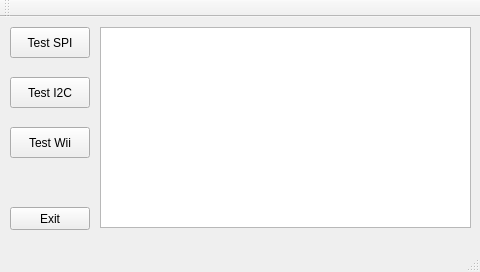
<?xml version="1.0" encoding="UTF-8"?>
<ui version="4.0">
 <class>MainWindow</class>
 <widget class="QMainWindow" name="MainWindow">
  <property name="geometry">
   <rect>
    <x>0</x>
    <y>0</y>
    <width>480</width>
    <height>272</height>
   </rect>
  </property>
  <property name="mouseTracking">
   <bool>false</bool>
  </property>
  <property name="windowTitle">
   <string>System Tester</string>
  </property>
  <widget class="QWidget" name="centralWidget">
   <widget class="QPushButton" name="SPITestBut">
    <property name="geometry">
     <rect>
      <x>10</x>
      <y>10</y>
      <width>80</width>
      <height>31</height>
     </rect>
    </property>
    <property name="text">
     <string>Test SPI</string>
    </property>
   </widget>
   <widget class="QPushButton" name="I2CTestBut">
    <property name="geometry">
     <rect>
      <x>10</x>
      <y>60</y>
      <width>80</width>
      <height>31</height>
     </rect>
    </property>
    <property name="text">
     <string>Test I2C</string>
    </property>
   </widget>
   <widget class="QPushButton" name="WiiTestBut">
    <property name="geometry">
     <rect>
      <x>10</x>
      <y>110</y>
      <width>80</width>
      <height>31</height>
     </rect>
    </property>
    <property name="text">
     <string>Test Wii</string>
    </property>
   </widget>
   <widget class="QTextBrowser" name="systemText">
    <property name="geometry">
     <rect>
      <x>100</x>
      <y>10</y>
      <width>371</width>
      <height>201</height>
     </rect>
    </property>
   </widget>
   <widget class="QPushButton" name="ExitBut">
    <property name="geometry">
     <rect>
      <x>10</x>
      <y>190</y>
      <width>80</width>
      <height>23</height>
     </rect>
    </property>
    <property name="text">
     <string>Exit</string>
    </property>
   </widget>
  </widget>
  <widget class="QMenuBar" name="menuBar">
   <property name="geometry">
    <rect>
     <x>0</x>
     <y>0</y>
     <width>480</width>
     <height>20</height>
    </rect>
   </property>
  </widget>
  <widget class="QToolBar" name="mainToolBar">
   <attribute name="toolBarArea">
    <enum>TopToolBarArea</enum>
   </attribute>
   <attribute name="toolBarBreak">
    <bool>true</bool>
   </attribute>
  </widget>
  <widget class="QStatusBar" name="statusBar"/>
 </widget>
 <layoutdefault spacing="6" margin="11"/>
 <resources/>
 <connections/>
</ui>
